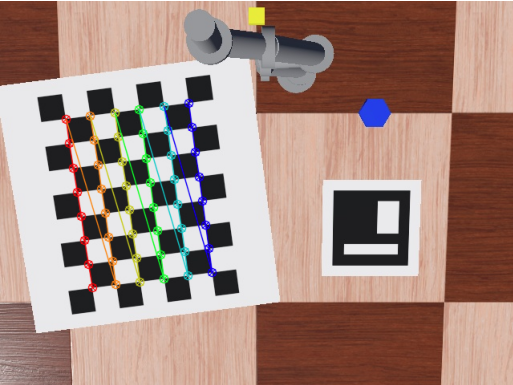
#> input picture images/webots_camera_calibration.png, 513 x 385 px, given in place of the camera
$ python track_object.py
#> lines starting #> are read from the running program, lines starting #| are printed output that depends on the picture; after the words box and inside, x2 and y2 are one past the last pixel; in counts of white or black regions, pixels touching at a corner belong together
import cv2
import numpy as np

# RGB camera stream
RGB_STREAM_URL = "http://localhost:9090/stream?topic=/object_detector/camera/image_color"


def nothing(x):
    """Dummy callback function for OpenCV trackbars."""
    pass


def main():
    print("Connecting to RGB MJPEG stream via cv2.VideoCapture...")

    # rgb_cap = cv2.VideoCapture(RGB_STREAM_URL)    # URL
    # rgb_cap = cv2.VideoCapture(2, cv2.CAP_DSHOW)  # Windows
    rgb_cap = cv2.VideoCapture(2)  # Ubuntu

    if not rgb_cap.isOpened():
        print("Error: Could not open RGB stream.")
        return

    # Main window
    cv2.namedWindow("RGB Camera & Mask", cv2.WINDOW_AUTOSIZE)

    # HSV tuning window
    cv2.namedWindow("HSV Tuner", cv2.WINDOW_NORMAL)
    cv2.resizeWindow("HSV Tuner", 400, 250)

    # Default HSV values for bright yellow
    cv2.createTrackbar("Lower H", "HSV Tuner", 18, 179, nothing)
    cv2.createTrackbar("Upper H", "HSV Tuner", 32, 179, nothing)
    cv2.createTrackbar("Lower S", "HSV Tuner", 100, 255, nothing)
    cv2.createTrackbar("Upper S", "HSV Tuner", 255, 255, nothing)
    cv2.createTrackbar("Lower V", "HSV Tuner", 100, 255, nothing)
    cv2.createTrackbar("Upper V", "HSV Tuner", 255, 255, nothing)

    # Bounding box smoothing
    smooth_box = None
    alpha = 0.3

    # Morphological filtering kernels
    kernel_large = np.ones((7, 7), np.uint8)
    kernel_small = np.ones((3, 3), np.uint8)

    while True:
        ret_rgb, rgb_frame = rgb_cap.read()
#> rgb_frame is the input picture: shape (385, 513, 3); mean B, G, R 128.3, 137.7, 163.9

        if not ret_rgb or rgb_frame is None:
            continue

        # Read HSV trackbar values
        lh = cv2.getTrackbarPos("Lower H", "HSV Tuner")
        ls = cv2.getTrackbarPos("Lower S", "HSV Tuner")
        lv = cv2.getTrackbarPos("Lower V", "HSV Tuner")

        uh = cv2.getTrackbarPos("Upper H", "HSV Tuner")
        us = cv2.getTrackbarPos("Upper S", "HSV Tuner")
        uv = cv2.getTrackbarPos("Upper V", "HSV Tuner")

        # 1. Convert RGB camera frame (BGR format in OpenCV) to HSV
        hsv = cv2.cvtColor(rgb_frame, cv2.COLOR_BGR2HSV)
#> hsv: shape (385, 513, 3); mean H, S, V 49.1, 75.5, 167.7

        # 2. Generate color mask
        lower_yellow = np.array([lh, ls, lv], dtype=np.uint8)
        upper_yellow = np.array([uh, us, uv], dtype=np.uint8)

        mask = cv2.inRange(hsv, lower_yellow, upper_yellow)
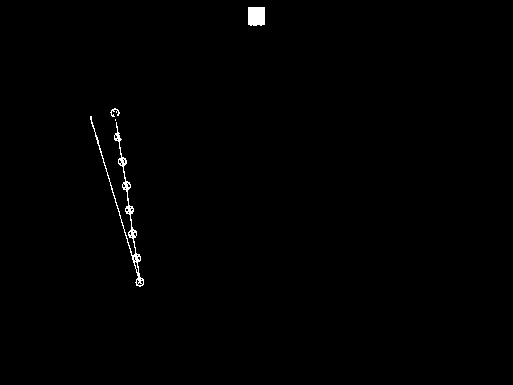
#> mask: shape (385, 513); 0.54% white; 4 white regions (1 under 20 px), largest, box (x1, y1, x2, y2) and area: (90, 116, 144, 287) 716, (248, 7, 265, 26) 314, (110, 108, 120, 117) 38

        # 3. Remove noise and fill small gaps
        mask = cv2.morphologyEx(
            mask, cv2.MORPH_CLOSE, kernel_large
        )
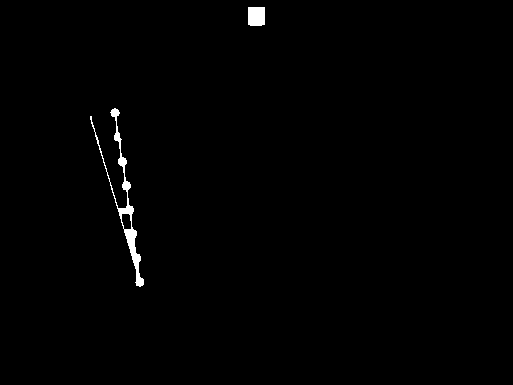
#> mask: shape (385, 513); 0.7% white; 2 white regions, box (x1, y1, x2, y2) and area: (90, 108, 144, 287) 1060, (248, 7, 265, 26) 318
        mask = cv2.morphologyEx(
            mask, cv2.MORPH_OPEN, kernel_small
        )
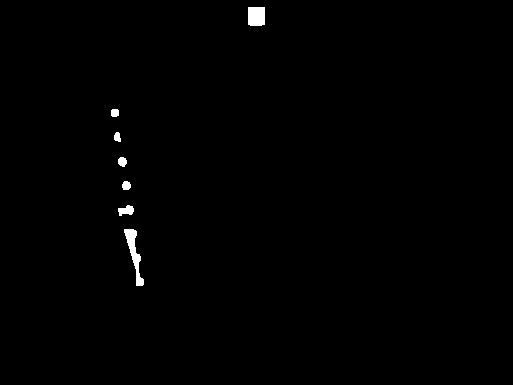
#> mask: shape (385, 513); 0.56% white; 7 white regions

        # 4. Find contours in the mask
        contours, _ = cv2.findContours(
            mask,
            cv2.RETR_EXTERNAL,
            cv2.CHAIN_APPROX_SIMPLE
        )
#> contours = 7 contours; box (x1, y1, x2, y2) and area: (124, 229, 144, 286) 346, (248, 7, 265, 26) 284, (118, 205, 134, 216) 96, (118, 157, 127, 167) 56, (122, 181, 131, 190) 54, (111, 109, 119, 117) 46, (114, 132, 121, 142) 41

        obj_center = None
        object_area = 0

        valid_contours = [
            c for c in contours if cv2.contourArea(c) > 100
        ]
#> valid_contours = 2 contours; box (x1, y1, x2, y2) and area: (124, 229, 144, 286) 346, (248, 7, 265, 26) 284

        if valid_contours:
            # Select the largest detected object
            largest_contour = max(
                valid_contours, key=cv2.contourArea
            )
#> largest_contour = contour of 51 points, box (x1, y1, x2, y2) (124, 229, 144, 286), area 346

            object_area = cv2.contourArea(largest_contour)
#> object_area = 346.5

            # Calculate object center
            M = cv2.moments(largest_contour)
#> M = moments, m00 346.5, centre m10/m00, m01/m00 = (133.7, 252.8)

            if M["m00"] > 0:
                cX = int(M["m10"] / M["m00"])
#> cX = 133
                cY = int(M["m01"] / M["m00"])
#> cY = 252
                obj_center = (cX, cY)
#> obj_center = (133, 252)

            # Calculate bounding box
            x, y, w, h = cv2.boundingRect(largest_contour)
#> x = 124; y = 229; w = 20; h = 57
            current_box = np.array([x, y, w, h], dtype=float)
#> current_box = [124, 229, 20, 57]

            # Smooth bounding box using EMA
            if smooth_box is None:
                smooth_box = current_box
#> smooth_box = [124, 229, 20, 57]
            else:
                smooth_box = (
                    alpha * current_box
                    + (1 - alpha) * smooth_box
                )

            sx, sy, sw, sh = map(int, smooth_box)
#> sx = 124; sy = 229; sw = 20; sh = 57

            # Draw bounding box on RGB frame
            cv2.rectangle(
                rgb_frame,
                (sx, sy),
                (sx + sw, sy + sh),
                (0, 0, 255),
                3
            )

            # Draw object center
            if obj_center is not None:
                cv2.circle(
                    rgb_frame,
                    obj_center,
                    5,
                    (0, 0, 255),
                    -1
                )
#> rgb_frame: shape (385, 513, 3); mean B, G, R 127.8, 137.2, 164.5

                cv2.putText(
                    rgb_frame,
                    f"Center: ({cX}, {cY})",
                    (sx, max(sy - 10, 25)),
                    cv2.FONT_HERSHEY_SIMPLEX,
                    0.6,
                    (0, 0, 255),
                    2
                )

            cv2.putText(
                rgb_frame,
                f"Area: {object_area:.0f} px",
                (10, 30),
                cv2.FONT_HERSHEY_SIMPLEX,
                0.7,
                (0, 255, 0),
                2
            )
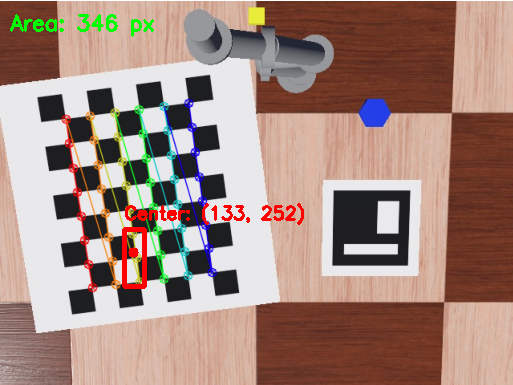
#> rgb_frame: shape (385, 513, 3); mean B, G, R 126.3, 136.7, 164.2

        else:
            # Reset smoothing when the object disappears
            smooth_box = None

            cv2.putText(
                rgb_frame,
                "Object not detected",
                (10, 30),
                cv2.FONT_HERSHEY_SIMPLEX,
                0.7,
                (0, 0, 255),
                2
            )

        # 5. Convert grayscale mask to BGR for display
        mask_colored = cv2.cvtColor(mask, cv2.COLOR_GRAY2BGR)
#> mask_colored: shape (385, 513, 3); 0.56% white; 7 white regions, largest, box (x1, y1, x2, y2) and area: (124, 229, 144, 286) 413, (248, 7, 265, 26) 318, (118, 205, 134, 216) 118

        # 6. Display RGB and mask side-by-side
        combined = np.hstack((rgb_frame, mask_colored))
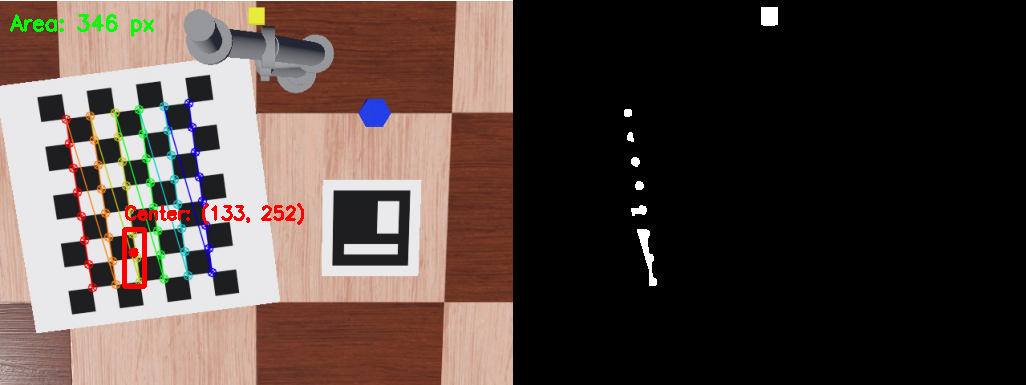
#> combined: shape (385, 1026, 3); mean B, G, R 63.8, 69.1, 82.8

        cv2.imshow("RGB Camera & Mask", combined)

        # Press 'q' to quit
        if cv2.waitKey(1) & 0xFF == ord('q'):
#> (key q is pressed here)
            break

    # Release resources
    rgb_cap.release()
    cv2.destroyAllWindows()


if __name__ == "__main__":
    main()
